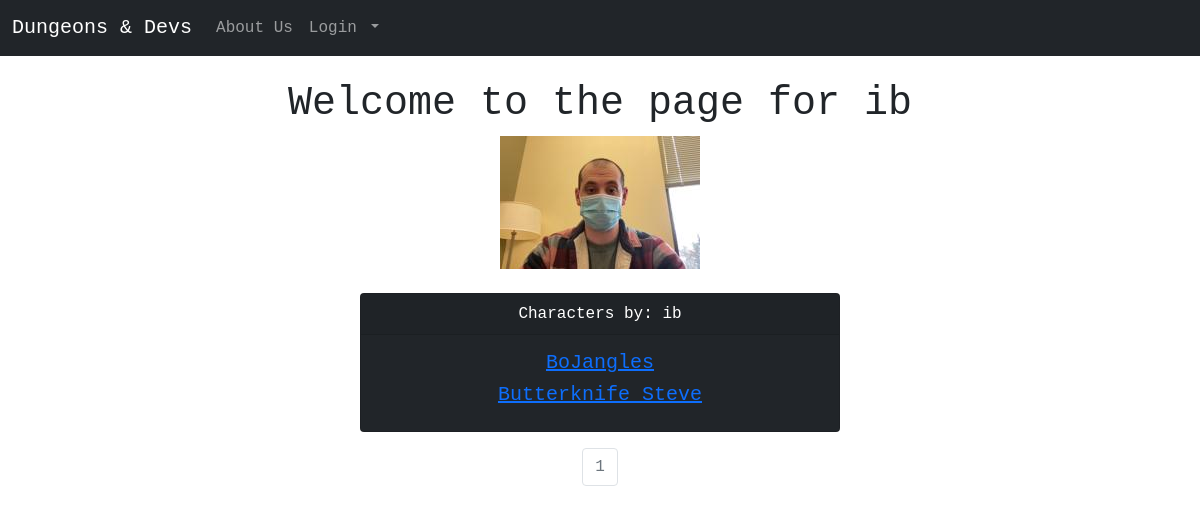
Screenshot of /ib with the database file from the repository.
### dungeons_and_devs/models.py (models this page shows, shortened)
class User(db.Model,UserMixin):#establishing TABLE DESIGN
    __tablename__ = 'users'
    id = db.Column(db.Integer,primary_key=True)
    profile_image = db.Column(db.String(64),nullable=False,default='default_profile.png')
    email = db.Column(db.String(64),unique=True,index=True)
    username = db.Column(db.String(64),unique=True,index=True)
    password_hash = db.Column(db.String(128))
    characters = db.relationship('Character',backref='owner',lazy=True)#specifies that an Owner of a Character is a User Model/Table

class Character(db.Model):#establishing TABLE DESIGN
    users = db.relationship(User)
    id = db.Column(db.Integer,primary_key=True)
    user_id = db.Column(db.Integer,db.ForeignKey('users.id'),nullable=False)#CONNECTS CHARACTER TO USER!!!!!!!
    name = db.Column(db.String(64),index=True,nullable=False)
    race = db.Column(db.String(64),index=True,nullable=False)
    gender = db.Column(db.String(25),index=True)
    level = db.Column(db.Integer,index=True)
    class_ = db.Column(db.String(25),index=True)
    age = db.Column(db.Integer,index=True)
    weight = db.Column(db.Integer,index=True)
    hair = db.Column(db.String(25),index=True)
    eyes = db.Column(db.String(25),index=True)
    saves = db.Column(db.Integer,index=True)
    notes = db.Column(db.String(255),index=True)

### dungeons_and_devs/users/views.py (the view)
@users.route("/<username>")
def user_characters(username):
    page = request.args.get('page', 1, type=int) #each pg refers to 1 character(this allows users to cycle through each character individually)
    user = User.query.filter_by(username=username).first_or_404()
    characters = Character.query.filter_by(owner=user).order_by(Character.name.asc()).paginate(page=page, per_page=5)#lists characters in ascneding order by name
    return render_template('user_characters.html', characters=characters, user=user)

### dungeons_and_devs/templates/user_characters.html
{% extends "base.html" %}
{% block content %}
<br>
  <div class="container font-monospace" align='center'>
    <div class="jumbotron">
      <div align='center'>
        <h1>Welcome to the page for {{user.username}}</h1>
        <img src="{{url_for('static',filename='profile_pics/'+user.profile_image)}}" alt="">
        <br><br>
      </div>
    </div>
    <div class="card text-white bg-dark mb-3" style="max-width: 30rem;">
      <div class="card-header">Characters by: {{user.username}}</div>
      <div class="card-body">
{% for chara in characters.items %}
  <h5 class="card-title"><a href="{{ url_for('characters.character', character_id=chara.id)}}">{{ chara.name }}</a></h5>
{% endfor %}
      </div>
    </div>
  </div>
  <nav aria-label="Page navigation example">
  <ul class="pagination justify-content-center font-monospace">
    {% for page_num in characters.iter_pages() %}
      {% if characters.page == page_num %}
        <li class='page-item disabled'>
          <a class="page-link" href="{{url_for('users.user_characters',username=user.username,page=page_num)}}">{{page_num}}</a>
        </li>
        {% else %}
        <li class='page-item'>
          <a class="page-link" href="{{url_for('users.user_characters',username=user.username,page=page_num)}}">{{page_num}}</a>
        </li>
      {% endif %}
    {% endfor %}
  </ul>
</nav>
{% endblock %}

### dungeons_and_devs/templates/style.css (style rules this page uses)
body { background-color: rgb(191, 214, 255); }

### rows the page displays
User: username "ib", profile_image (picture)
Character: name "BoJangles"
Character: name "Butterknife Steve"

### other values shown
{{ page_num }} "1"
